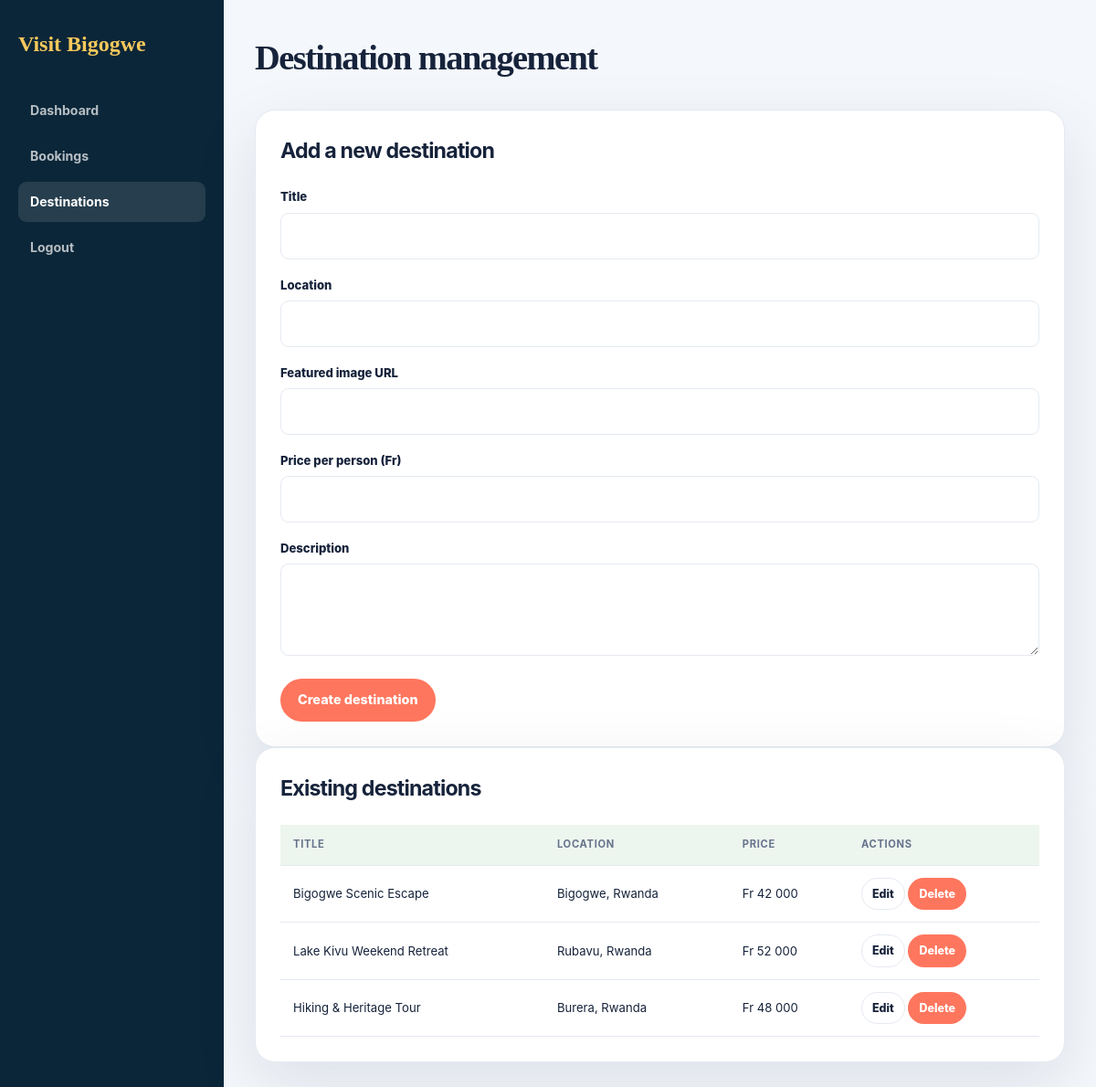
The page /admin/destinations.php (signed in) on the database its author committed.
### tables this page shows
CREATE TABLE IF NOT EXISTS destinations (
    id INT AUTO_INCREMENT PRIMARY KEY,
    title VARCHAR(200) NOT NULL,
    slug VARCHAR(200) NOT NULL UNIQUE,
    location VARCHAR(200) NOT NULL,
    description TEXT NOT NULL,
    featured_image VARCHAR(255) DEFAULT NULL,
    price_per_person DECIMAL(10,2) NOT NULL,
    created_at TIMESTAMP DEFAULT CURRENT_TIMESTAMP
);

### config/database.php (called while the page is built, shortened)
<?php
function appUrl(string $path): string
{
    $scriptName = str_replace('\\', '/', (string) ($_SERVER['SCRIPT_NAME'] ?? ''));
    $basePath = preg_replace('#/public(?:/admin)?/[^/]*$#', '', $scriptName);
    if ($basePath === null || $basePath === $scriptName) {
        $basePath = dirname($scriptName);
    }
    $basePath = str_replace('\\', '/', $basePath);
    return rtrim($basePath, '/') . '/' . ltrim($path, '/');
}

### public/admin/destinations.php (the view, shortened to what this page needs)
<?php
require_once __DIR__ . '/../../config/database.php';
$pdo = db();
$destinations = $pdo->query('SELECT * FROM destinations ORDER BY created_at DESC')->fetchAll();
$editDestination = null;
?>
<!DOCTYPE html>
<html lang="en">
<head>
    <link rel="stylesheet" href="<?= appUrl('/static/styles.css?v=20261103'); ?>" />
</head>
<body>
    <div class="admin-shell">
        <aside class="admin-sidebar">
            <h2>Visit Bigogwe</h2>
            <nav>
                <a href="<?= appUrl('/public/admin/dashboard.php'); ?>">Dashboard</a>
                <a href="<?= appUrl('/public/admin/bookings.php'); ?>">Bookings</a>
                <a href="<?= appUrl('/public/admin/destinations.php'); ?>" class="active">Destinations</a>
                <a href="<?= appUrl('/public/admin/logout.php'); ?>">Logout</a>
            </nav>
        </aside>
        <main class="admin-main">
            <div class="admin-topbar">
                <h1>Destination management</h1>
            </div>
            <div class="panel">
                <h3><?= $editDestination ? 'Edit destination' : 'Add a new destination'; ?></h3>
                <form action="<?= appUrl('/public/admin/destination-save.php'); ?>" method="POST">
                    <div class="form-row">
                        <label>Title</label>
                        <input type="text" name="title" value="<?= htmlspecialchars($editDestination['title'] ?? '', ENT_QUOTES, 'UTF-8'); ?>" required />
                    </div>
                    <div class="form-row">
                        <label>Location</label>
                        <input type="text" name="location" value="<?= htmlspecialchars($editDestination['location'] ?? '', ENT_QUOTES, 'UTF-8'); ?>" required />
                    </div>
                    <div class="form-row">
                        <label>Featured image URL</label>
                        <input type="url" name="featured_image" value="<?= htmlspecialchars($editDestination['featured_image'] ?? '', ENT_QUOTES, 'UTF-8'); ?>" />
                    </div>
                    <div class="form-row">
                        <label>Price per person (Fr)</label>
                        <input type="number" min="1" step="500" name="price_per_person" value="<?= htmlspecialchars((string) ($editDestination['price_per_person'] ?? ''), ENT_QUOTES, 'UTF-8'); ?>" required />
                    </div>
                    <div class="form-row">
                        <label>Description</label>
                        <textarea name="description" rows="5" required><?= htmlspecialchars($editDestination['description'] ?? '', ENT_QUOTES, 'UTF-8'); ?></textarea>
                    </div>
                    <button type="submit" class="btn primary"><?= $editDestination ? 'Update destination' : 'Create destination'; ?></button>
                </form>
            </div>
            <div class="panel">
                <h3>Existing destinations</h3>
                <table class="data-table">
                    <thead>
                        <tr>
                            <th>Title</th>
                            <th>Location</th>
                            <th>Price</th>
                            <th>Actions</th>
                        </tr>
                    </thead>
                    <tbody>
                        <?php if (!$destinations): ?>
                            <tr><td colspan="4">No destinations available.</td></tr>
                        <?php else: ?>
                            <?php foreach ($destinations as $destination): ?>
                                <tr>
                                    <td><?= htmlspecialchars($destination['title'], ENT_QUOTES, 'UTF-8'); ?></td>
                                    <td><?= htmlspecialchars($destination['location'], ENT_QUOTES, 'UTF-8'); ?></td>
                                    <td>Fr <?= number_format((float) $destination['price_per_person'], 0, '.', ' '); ?></td>
                                    <td>
                                        <a class="btn secondary small" href="<?= appUrl('/public/admin/destinations.php?edit=' . (int) $destination['id']); ?>">Edit</a>
                                        <form method="POST" action="<?= appUrl('/public/admin/destination-delete.php'); ?>" class="inline-action" onsubmit="return confirm('Delete this destination?');">
                                            <button type="submit" class="btn primary small">Delete</button>
                                        </form>
                                    </td>
                                </tr>
                            <?php endforeach; ?>
                        <?php endif; ?>
                    </tbody>
                </table>
            </div>
        </main>
    </div>
</body>
</html>

### static/styles.css (style rules this page uses)
:root { --ink: #173a35; --ink-soft: #48635e; --forest: #0e5b4f; --forest-dark: #083d37; --leaf: #dceee4; --clay: #d86f4a; --clay-dark: #ae4f34; --sun: #f3bf58; --paper: #fffdf8; --mist: #f3f6f1; --line: #dce6df; --white: #ffffff; --success: #176844; --success-bg: #e4f5e9; --error: #a53d35; --error-bg: #fff0ed; --shadow: 0 20px 55px rgba(20, 66, 55, 0.12); }
* { box-sizing: border-box; }
html { scroll-behavior: smooth; }
body { margin: 0; color: var(--ink); background: radial-gradient(circle at 90% 4%, rgba(243, 191, 88, 0.18), transparent 22rem), var(--mist); font-family: "Inter", Arial, sans-serif; line-height: 1.55; }
a { color: inherit; text-decoration: none; }
button, input, select { font: inherit; }
.hero h1, .section-heading h2, .admin-topbar h1, .auth-card h2, .receipt-header h2 { font-family: Georgia, "Times New Roman", serif; letter-spacing: -0.04em; }
.btn { display: inline-flex; min-height: 44px; align-items: center; justify-content: center; padding: 11px 18px; border: 1px solid transparent; border-radius: 10px; cursor: pointer; font-size: 0.9rem; font-weight: 800; transition: transform 180ms ease, box-shadow 180ms ease, background 180ms ease; }
.btn.primary { color: var(--white); background: var(--clay); }
.btn.secondary { color: var(--ink); background: var(--white); border-color: var(--line); }
.btn.small { min-height: 34px; padding: 7px 11px; font-size: 0.78rem; }
.panel, .auth-card, .receipt-card { background: var(--paper); border: 1px solid var(--line); border-radius: 16px; box-shadow: var(--shadow); }
.panel { overflow-x: auto; padding: 27px; }
.panel h3 { margin: 0 0 22px; font-family: Georgia, serif; font-size: 1.45rem; }
.form-row { margin-bottom: 18px; }
.form-row label { display: block; margin-bottom: 7px; color: var(--ink); font-size: 0.82rem; font-weight: 800; }
.form-row input, .form-row select, .form-row textarea, .search-row input, .stacked-controls select { width: 100%; padding: 12px 13px; color: var(--ink); background: var(--white); border: 1px solid var(--line); border-radius: 9px; }
.form-row input::placeholder, .search-row input::placeholder { color: #99aaa4; }
.admin-shell { display: grid; grid-template-columns: 245px 1fr; min-height: 100vh; background: var(--mist); }
.admin-sidebar { padding: 30px 20px; color: var(--white); background: var(--forest-dark); }
.admin-sidebar h2 { margin: 0 0 32px; color: var(--sun); font-family: Georgia, serif; }
.admin-sidebar nav { display: grid; gap: 6px; }
.admin-sidebar a { padding: 11px 13px; color: rgba(255,255,255,0.7); border-radius: 9px; font-size: 0.88rem; font-weight: 700; }
.admin-sidebar a.active, .admin-sidebar a:hover { color: var(--white); background: rgba(255,255,255,0.11); }
.admin-main { min-width: 0; padding: 34px; }
.admin-topbar { display: flex; align-items: center; justify-content: space-between; gap: 16px; margin-bottom: 26px; }
.admin-topbar h1 { margin: 0; font-size: 2.4rem; }
.data-table { width: 100%; min-width: 720px; border-collapse: collapse; background: var(--paper); }
.data-table th, .data-table td { padding: 13px 14px; border-bottom: 1px solid var(--line); text-align: left; font-size: 0.82rem; }
.data-table th { color: var(--ink-soft); background: #edf5ef; font-size: 0.7rem; letter-spacing: 0.06em; text-transform: uppercase; }
.inline-action { display: inline; }
:root { --ink: #16233b; --ink-soft: #66738b; --forest: #126b61; --forest-dark: #0b2638; --leaf: #e4f4ef; --clay: #ff765e; --clay-dark: #df5948; --sun: #f7c95c; --paper: #ffffff; --mist: #f4f7fb; --line: #e5eaf1; --shadow: 0 24px 70px rgba(19, 39, 68, 0.1); }
body { background: var(--mist); color: var(--ink); }
.btn { border-radius: 999px; }
.destination-card, .panel, .auth-card, .receipt-card { border-radius: 22px; box-shadow: var(--shadow); }
.destination-card h3, .panel h3 { font-family: "Inter", Arial, sans-serif; letter-spacing: -0.035em; }

### rows shown on the page
destinations: title "Bigogwe Scenic Escape", location "Bigogwe, Rwanda", price_per_person "42 000"
destinations: title "Lake Kivu Weekend Retreat", location "Rubavu, Rwanda", price_per_person "52 000"
destinations: title "Hiking & Heritage Tour", location "Burera, Rwanda", price_per_person "48 000"
